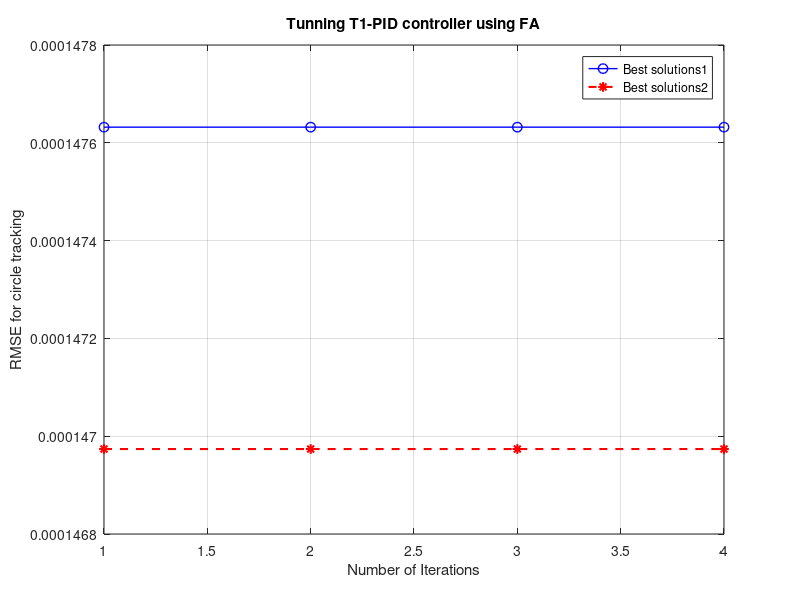

Write the MATLAB code that produced this figure.
    clear; close all; clc;
%     load('best1_ite_5_10.mat')
%     load('best1_rmse_5_10.mat')
% %     load('best2_ite_5_10.mat')
% %     load('best2_rmse_5_10.mat')
%     load('bper_ite_5_10.mat')
%     load('bper_rmse_5_10.mat')
    load('2_ite_5_4.mat')
    load('2_rmse_5_4.mat')
    load('ite_pert_5_4.mat')
    load('rmse_pert_5_4.mat')
    
    figure(2)
%     plot(itebest1(:,1),rmsebest1(:,1),'b-o','MarkerSize',7,'LineWidth',1)
%     hold on
% 
% %     plot(itebest2(:,1),rmsebest2(:,1),'r--*','MarkerSize',7,'LineWidth',1.5)
%     plot(itebper(:,1),rmsebper(:,1),'r--*','MarkerSize',7,'LineWidth',1.5)
%     hold on 
    plot(ite2(:,1),rmse2(:,1),'b-o','MarkerSize',7,'LineWidth',1)
    hold on

%     plot(itebest2(:,1),rmsebest2(:,1),'r--*','MarkerSize',7,'LineWidth',1.5)
    plot(ite_pert(:,1),rmse_pert(:,1),'r--*','MarkerSize',7,'LineWidth',1.5)
    hold on 

%     plot(itebper(:,1),rmsebper(:,1),'g:square','MarkerSize',7,'LineWidth',1.5)
%     hold off
    grid on

    title('Tunning T1-PID controller using FA')
    xlabel('Number of Iterations'); 
    ylabel('RMSE for circle tracking');
    legend('Best solutions1','Best solutions2','Perturbed solutions')